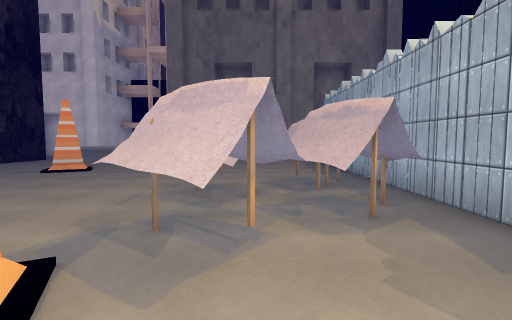
View 1 (above)

24 first-person views from a walk through a Unity game level. The camera is 1.5 m above the floor, tilts 4° down and sees 85° across. The floor is counted in squares, 2 m on a side. Each view is taken from the middle of a square. On the plan, view 1 faces up. The plan holds only what a view shows up to about 10 squares ahead; the rest is blank. The place goes on beyond the plan. The player character is not drawn. Some surface patterns are stand-ins.

View 2
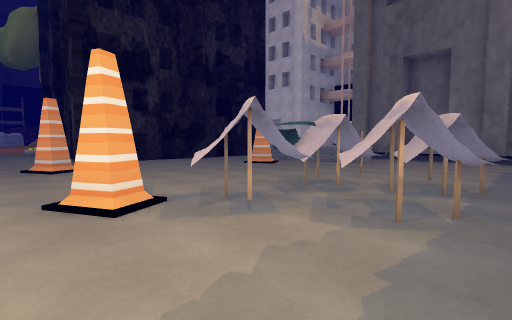

View 3
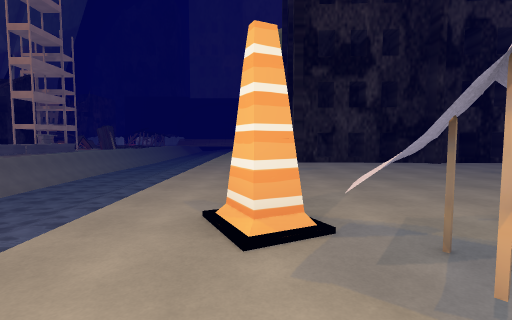

View 4
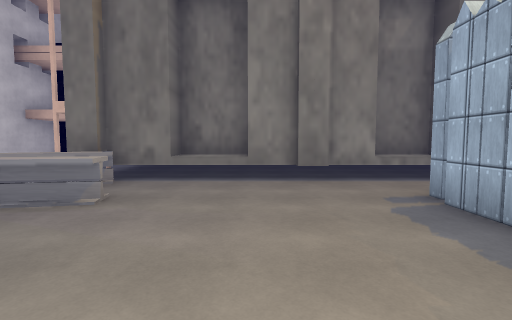

View 5
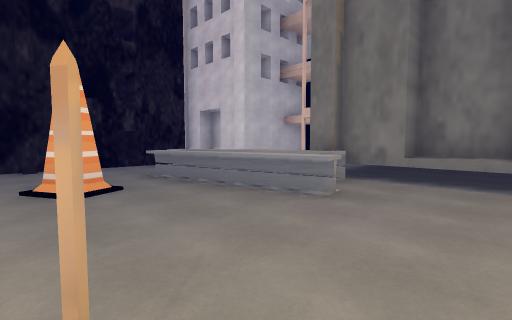

View 6
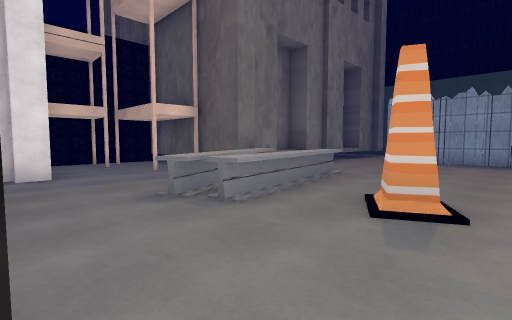

View 7
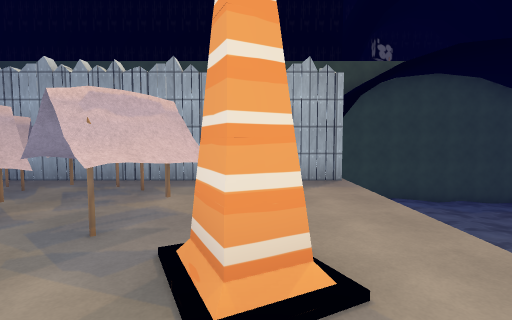

View 8
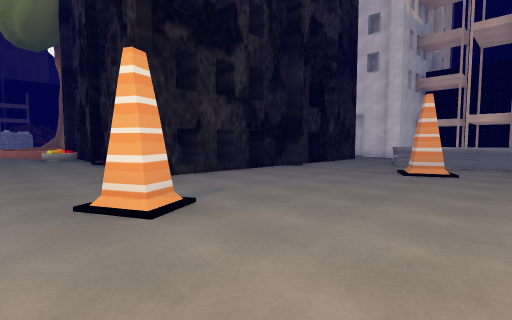

View 9
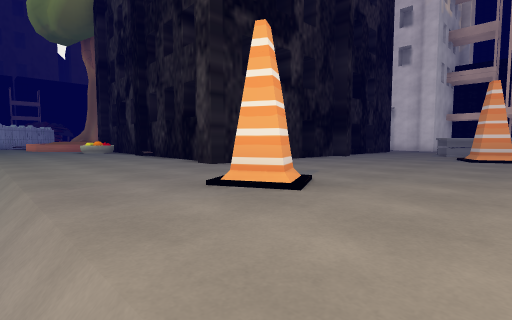

View 10
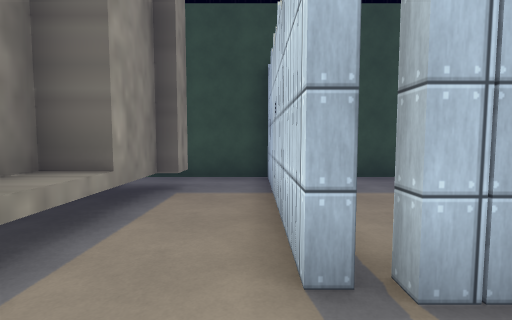

View 11
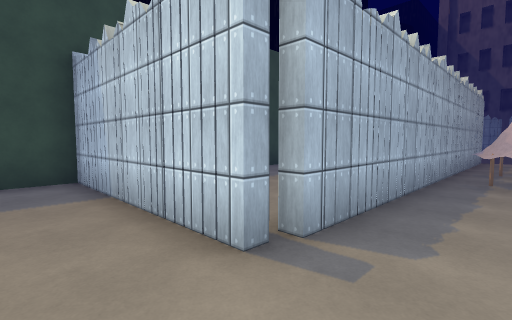

View 12
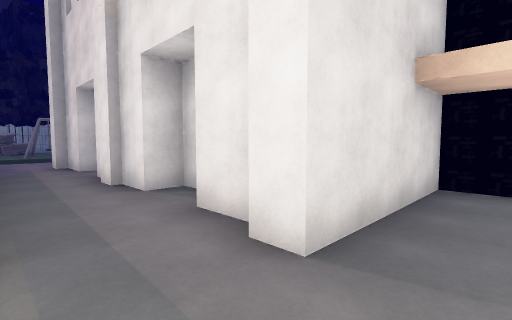

View 13
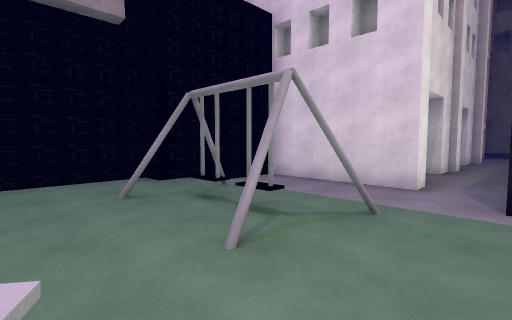

View 14
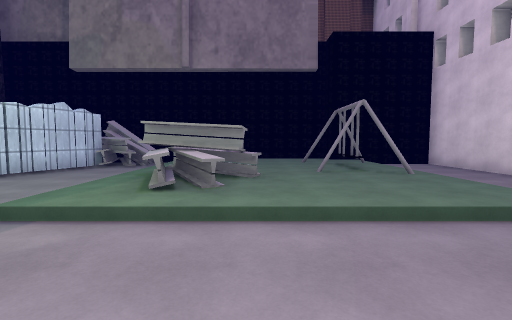

View 15
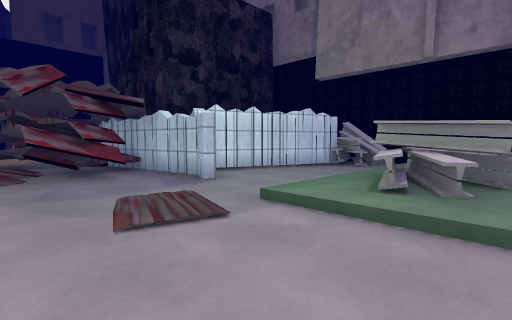

View 16
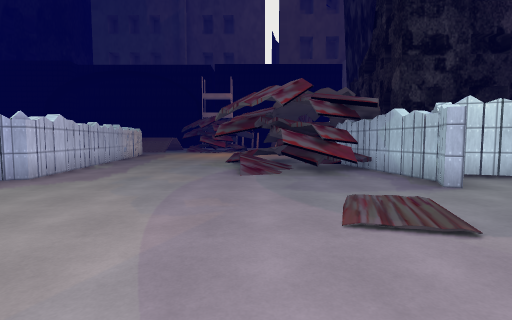

View 17
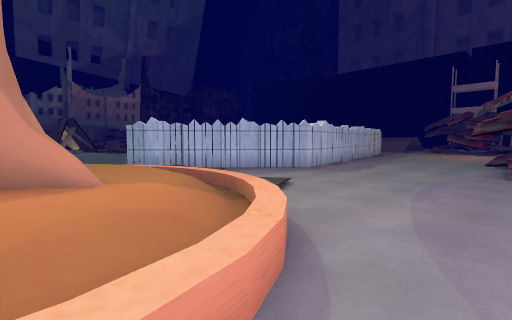

View 18
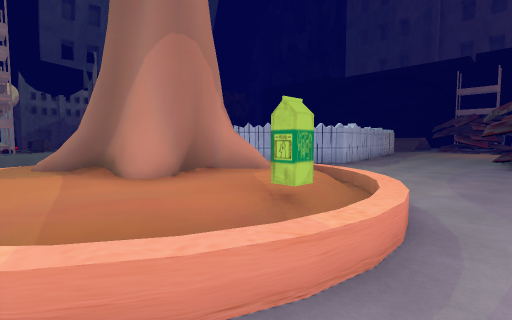

View 19
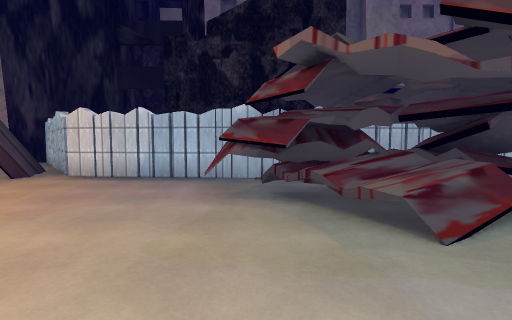

View 20
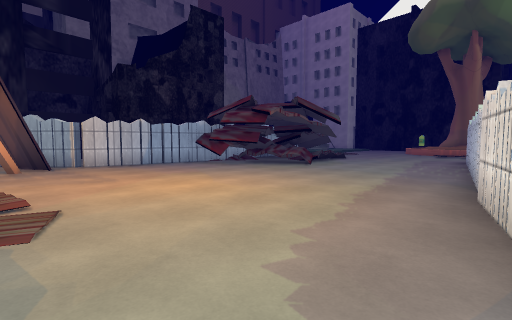

View 21
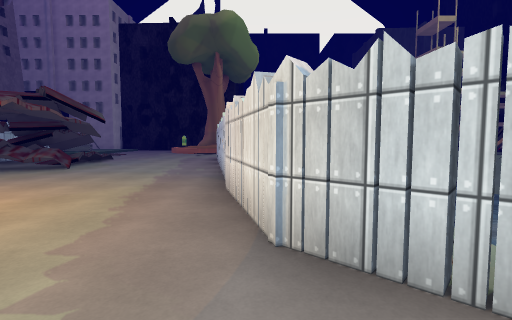

View 22
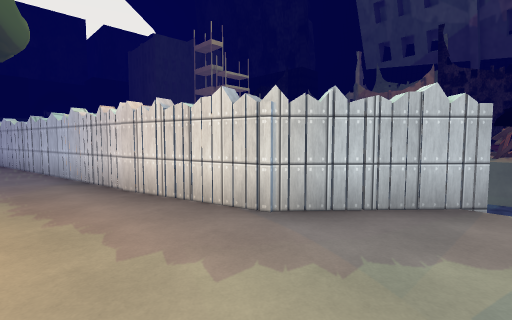

View 23
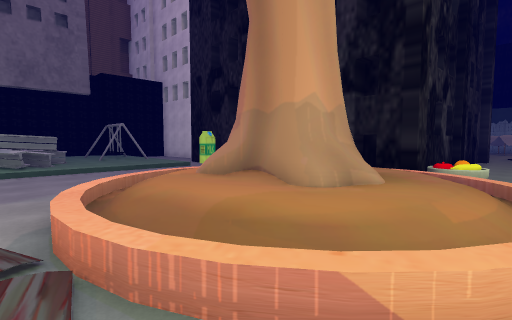

View 24
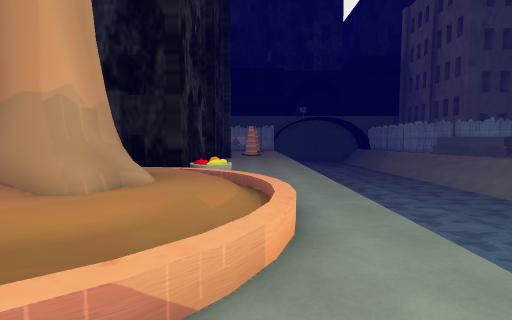

### Floor plan
Key: @ floor where view 1 was taken; # wall or solid block; . main floor; : floor 0.25 m higher than the main floor; / step, stairs or slope; = window, fence, low wall or low ledge; ≈ water the walk keeps out of; ^ raised ledge; O other object.
Columns run from 38 left of view 1 to 7 right of it. Each row starts with its distance up from view 1.
 17             OOOOOOO##
 16             OOO  :::####       ###
 15         O   OO.:::::O..#       #.OOO
 14         O   O..: ::#:..#       #...O
 13 O       O  OO..O ::#:..##.O##.##...O
 12 OO  OOOOO  O...OOO::O..............OOOOOOOO
 11 #OO O   O  # ..:O::::.#       ....OO.......O.#
 10  O#####OO####..::::::         ...OOO#........#
  9 OO....OOOOOO.........        #..O^^^^....#####
  8 ......OOOOOO.......           ...........^^^^#
  7 .......//O//.........        ##..O.......#^^^#
  6 /......///.......^O^.        #...........^ ^^#
  5 /...............^^^^^        #......OO.O.#  ^#
  4  .............//^^^^^##      #......OOOO.#   #
  3 .............../^^#^^####OO###......OOOO.#
  2 .....OO#####OO//^^^^^OO=.............OO..#
  1 ..OOOO       OO:.^^^^...........O...OO...=
  0 .OO           OO......................@..#
 -1 OO/              ////////////////////////
 -2                                              #
 -3     ≈≈             ≈≈≈≈≈≈≈    ≈≈≈≈≈          #
 -4      ≈≈             ≈≈≈≈≈≈   ≈≈≈≈≈≈     ≈≈≈≈≈#
 -5                      ≈≈≈≈≈   ≈≈≈≈≈       ≈≈≈≈#

Where each view was taken, in squares from view 1:
view 1: 0 up, 0 right, facing up
view 2: 0 up, 2 right, facing up-left
view 3: 1 up, 1 right, facing left
view 4: 6 up, 0 right, facing up
view 5: 6 up, 0 right, facing up-left
view 6: 6 up, 8 left, facing up-right
view 7: 1 up, 3 left, facing right
view 8: 0 up, 3 left, facing up-left
view 9: 1 down, 4 left, facing up-left
view 10: 10 up, 1 right, facing right
view 11: 11 up, 1 right, facing down-right
view 12: 11 up, 6 left, facing up-left
view 13: 11 up, 21 left, facing up-right
view 14: 7 up, 21 left, facing up
view 15: 7 up, 21 left, facing up-left
view 16: 7 up, 21 left, facing left
view 17: 7 up, 20 left, facing down-left
view 18: 7 up, 18 left, facing down-left
view 19: 4 up, 32 left, facing up
view 20: 1 up, 38 left, facing up-right
view 21: 1 up, 38 left, facing right
view 22: 3 up, 38 left, facing down-right
view 23: 1 up, 23 left, facing up-right
view 24: 1 up, 23 left, facing right
